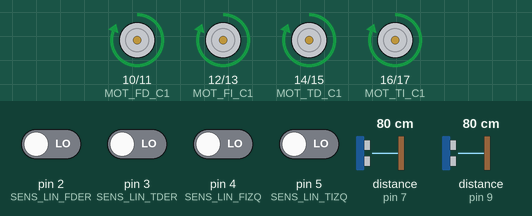
A sketch run on a simulated Arduino Uno, built with avr-gcc and run on an emulated ATmega328P. On the bench: motor-driver pin pairs drawn as motors (green arrow = first pin HIGH = forward, orange = second pin HIGH = backward, longer = more drive). Wiring (inferred from the names in the program): 2 × ultrasonic range finder: trigger pin 6, echo pin 7 / trigger pin 8, echo pin 9. The inputs (shaded band) are chosen by the test bench; at power-on: pin 2 (SENS_LIN_FDER), pin 3 (SENS_LIN_TDER), pin 4 (SENS_LIN_FIZQ), pin 5 (SENS_LIN_TIZQ) LOW, distance to the obstacle (sensors on pin 9, pin 7) 80 cm. The echo pulse lasts 58.3 µs per cm.

Above: at 6.2 s.
6.3 s: distance to the obstacle (sensor on pin 9) set to 8 cm
7.8 s: distance to the obstacle (sensor on pin 9) set to 5 cm
At 8.5 s:
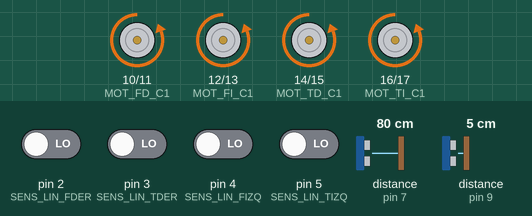
9.3 s: pin 3 (SENS_LIN_TDER) driven HIGH
At 11.01 s:
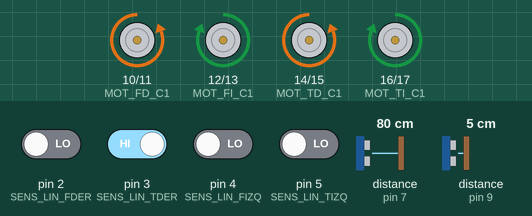
12.3 s: distance to the obstacle (sensor on pin 7) set to 2 cm
At 13.9 s:
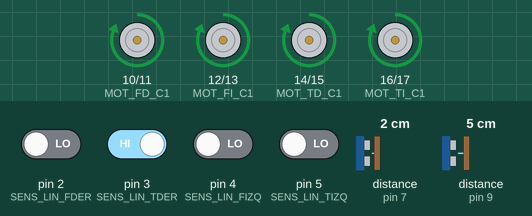
14.5 s: pin 4 (SENS_LIN_FIZQ) driven HIGH
At 15.7 s:
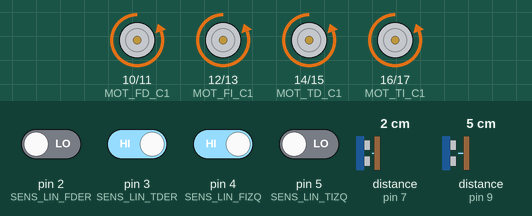
17.5 s: pin 4 (SENS_LIN_FIZQ) driven LOW
At 18.7 s:
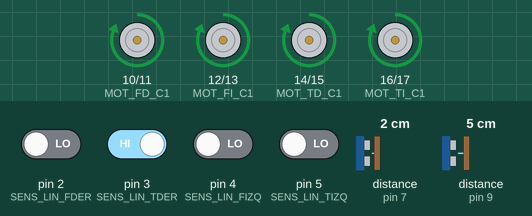
Timing chart, 0 to 20.5 s (numbered marks = the images above; inputs shaded):
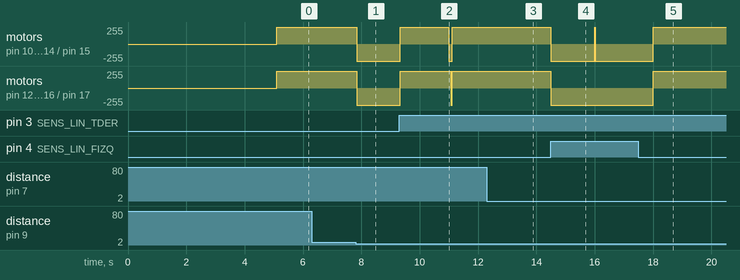

The sketch:

2ultrasonidos_prueba2_4motores.ino
```cpp
/****************************************************************************************************************
 * DESCRIPCION: Este programa hace mover al robot-sumo hacia adelante y cuando detecta que se esta por salir del
 *              tatami gira y vuelve a avanzar hacia adelante
 *              -IGNORA LOS SENSORES DE LINEA SI DETECTA ALGO EL ULTRASONIDO!
 *              -Implemento temporizadores en vez de delays gg
 *              -Contiene una interrupcion en el tiempo de giro si detecta al enemigo
 *              -INTENTO DE USO DE 2 ULTRASONIDOS CON REACCION A LINEAS DE BORDE SI LO EMPUJAN
 *
 * COMPONENTES:
 *    Arduino Uno.
 *    4 Sensor IR seguidor de línea.
 *    4 Motores DC con caja reductora.
 *    2 Doble puente H.
 *
 * ESTADO: EN PROCESO
 ****************************************************************************************************************/

//LIBRERIA PARA UTILIZAR EL Temporizador DE LA PLACA
#include <TimerOne.h>;

const int MOT_FD_C1 = 10;        // motor frente-derecho conector 1
const int MOT_FD_C2 = 11;        // motor frente-derecho conector 2
const int MOT_FI_C1 = 12;        // motor frente-izquierdo conector 1
const int MOT_FI_C2 = 13;        // motor frente-izquierdo conector 2
const int MOT_TD_C1 = 14;        // motor trasero-derecho conector 1
const int MOT_TD_C2 = 15;        // motor trasero-derecho conector 2
const int MOT_TI_C1 = 16;        // motor trasero-izquierdo conector 1
const int MOT_TI_C2 = 17;        // motor trasero-izquierdo conector 2
//salidas analogicas A0-A7 -- pines 14-22 ?

int SENS_LIN_FDER = 2;  //sensor de linea Frente-Derecho
int SENS_LIN_TDER = 3;  //sensor de linea Trasero-Derecho
int SENS_LIN_FIZQ = 4;  //sensor de linea Frente-Izquierdo
int SENS_LIN_TIZQ = 5;  //sensor de linea Trasero-Izquierdo

int SENS_ULTRASON_TRIGGER_1 = 6; //Pin digital 10 para el TRIGGER del sensor ultrasonido
int SENS_ULTRASON_ECHO_1 = 7;    //Pin digital 11 para el ECHO del sensor ultrasonido
int SENS_ULTRASON_TRIGGER_2 = 8; //Pin digital 10 para el TRIGGER del sensor ultrasonido
int SENS_ULTRASON_ECHO_2 = 9;    //Pin digital 11 para el ECHO del sensor ultrasonido

const int T_GIRO360 = 8; //tiempo que tarda en dar un giro completo 8 segundos -- aprox
const long DISTANCIA_VISION = 5; //distancia de condicion de movimiento para la deteccion del contrincante

//variable que utilizo para verificar cuando detecta contrincante delante o detras
int Flag_Enemy_Frente = 0;
int Flag_Enemy_Atras = 0;

const int LINEA_DETECTADA = 1; //DETECCION DE LINEA BLANCA = 0

//Variable para la interrupcion
volatile long int tempo=0;

void setup()
{
  //seteo pines de entrada de motores, sensores de linea y ultrasonido
  pinMode(MOT_FD_C1, OUTPUT);
  pinMode(MOT_FD_C2, OUTPUT);
  pinMode(MOT_FI_C1, OUTPUT);
  pinMode(MOT_FI_C2, OUTPUT);
  pinMode(MOT_TD_C1, OUTPUT);
  pinMode(MOT_TD_C2, OUTPUT);
  pinMode(MOT_TI_C1, OUTPUT);
  pinMode(MOT_TI_C2, OUTPUT);

  pinMode(SENS_LIN_FDER, INPUT);
  pinMode(SENS_LIN_TDER, INPUT);
  pinMode(SENS_LIN_FIZQ, INPUT);
  pinMode(SENS_LIN_TIZQ, INPUT);

  pinMode(SENS_ULTRASON_TRIGGER_1, OUTPUT);
  pinMode(SENS_ULTRASON_ECHO_1, INPUT);
  digitalWrite(SENS_ULTRASON_TRIGGER_1, LOW);//Inicializamos el pin con 0

  pinMode(SENS_ULTRASON_TRIGGER_2, OUTPUT);
  pinMode(SENS_ULTRASON_ECHO_2, INPUT);
  digitalWrite(SENS_ULTRASON_TRIGGER_2, LOW);//Inicializamos el pin con 0

  Timer1.initialize(1000000);            //configura el timer en 1 segundo
  //1000000 microsegundos = 1 segundo
  Timer1.attachInterrupt(Temporizador);   //configura la interrupcion del timer

  delay(5000); //5 segundos iniciales de quietud
}

void loop()
{
  for(;;)
  {
    checkEnemy();
  }
}

void maquinaEstados(char comando)
{
  switch(comando)
  {
    case 'm':                           //el robot avanza.
      marcha(MOT_FD_C1,MOT_FD_C2);
      marcha(MOT_FI_C1,MOT_FI_C2);
      marcha(MOT_TD_C1,MOT_TD_C2);
      marcha(MOT_TI_C1,MOT_TI_C2);
      break;
    case 'c':                           //el robot retrocede.
      contramarcha(MOT_FD_C1,MOT_FD_C2);
      contramarcha(MOT_FI_C1,MOT_FI_C2);
      contramarcha(MOT_TD_C1,MOT_TD_C2);
      contramarcha(MOT_TI_C1,MOT_TI_C2);
      break;
    case 's':                           //el robot se detiene
      parada(MOT_FD_C1,MOT_FD_C2);
      parada(MOT_FI_C1,MOT_FI_C2);
      parada(MOT_TD_C1,MOT_TD_C2);
      parada(MOT_TI_C1,MOT_TI_C2);
      break;
    case 'd':                           //el motor der avanza, izq retrocede
      giroDer(MOT_FD_C1,MOT_FD_C2,MOT_FI_C1,MOT_FI_C2);
      giroDer(MOT_TD_C1,MOT_TD_C2,MOT_TI_C1,MOT_TI_C2);
      break;
    case 'i':                           //el motor izq avanza, der retrocede
      giroIzq(MOT_FD_C1,MOT_FD_C2,MOT_FI_C1,MOT_FI_C2);
      giroIzq(MOT_TD_C1,MOT_TD_C2,MOT_TI_C1,MOT_TI_C2);
      break;
    default:                            //el robot se detiene
      parada(MOT_FD_C1,MOT_FD_C2);
      parada(MOT_FI_C1,MOT_FI_C2);
      parada(MOT_TD_C1,MOT_TD_C2);
      parada(MOT_TI_C1,MOT_TI_C2);
      break;
  }
}

void marcha(int b1,int b2)
{
  digitalWrite(b1, HIGH);
  digitalWrite(b2, LOW);
}

void contramarcha(int b1, int b2)
{
  digitalWrite(b1, LOW);
  digitalWrite(b2, HIGH);
}

void parada(int b1, int b2)
{
  digitalWrite(b1, LOW);
  digitalWrite(b2, LOW);
}

void giroIzq(int b1, int b2, int b3, int b4)
{
  contramarcha(b1,b2); //motor1 - izq
  marcha(b3,b4); //motor2 - der
}

void giroDer(int b1, int b2, int b3, int b4)
{
  marcha(b1,b2); //motor1 - izq
  contramarcha(b3,b4); //motor2 - der
}

long medirDistancia(int trigger, int echo)
{
  long t; //tiempo que demora en llegar el eco
  long d; //distancia en centimetros

  digitalWrite(trigger, HIGH);
  delayMicroseconds(10);                      //Enviamos un pulso de 10us
  digitalWrite(trigger, LOW);

  t = pulseIn(echo, HIGH);                    //obtenemos el ancho del pulso
  // 1/59 = 0.0169492
  d = t * 0.0169492;                          //escalamos el tiempo a una distancia en cm

  return d;
}

//calculo de promedio de 10 distancias sensadas por el ultrasonido
long promedioDistancia(int trigger, int echo)
{
  long distancia;
  long distancia_total = 0;

  for(int i = 10 ; i>0; i--)
  {
    distancia = medirDistancia(trigger, echo);
    distancia_total = distancia_total + distancia;
  }
  // 1/10 = 0.1
  return (distancia_total * 0.1);
 }

//busqueda del contrincante
void checkEnemy()
{
  if(promedioDistancia(SENS_ULTRASON_TRIGGER_1, SENS_ULTRASON_ECHO_1) <= DISTANCIA_VISION) // el ring tiene un area de 175cm o 154cm -- alrededor hay 100cm vacio
  {
    maquinaEstados('m');
    Flag_Enemy_Frente = 1;
    Flag_Enemy_Atras = 0;
    checkSensorLineaEnemigoFrente();
  }
  else
  {
    if(promedioDistancia(SENS_ULTRASON_TRIGGER_2, SENS_ULTRASON_ECHO_2) <= DISTANCIA_VISION)
    {
      maquinaEstados('c');
      Flag_Enemy_Frente = 0;
      Flag_Enemy_Atras = 1;
      checkSensorLineaEnemigoAtras();
    }
    else
    {
      if(checkSenLineaTodos() == LINEA_DETECTADA)
      {
        maquinaEstados('s');
        checkSensorLinea();
      }
      else
      {
        if(Flag_Enemy_Atras == 1)
        {
          maquinaEstados('c');
        }
        else
        {
          maquinaEstados('m');
        }
      }
    }
  }
}

int checkSenLineaTodos() //VERIFICO SI ALGUN SENSOR DETECTA ALGO
{
  int sensor1, sensor2, sensor3, sensor4;
  sensor1 = leerSensorLinea(SENS_LIN_FDER);
  sensor2 = leerSensorLinea(SENS_LIN_TDER);
  sensor3 = leerSensorLinea(SENS_LIN_FIZQ);
  sensor4 = leerSensorLinea(SENS_LIN_TIZQ);

  if(LINEA_DETECTADA == 0)
  {
    return (sensor1 & sensor2 & sensor3 & sensor4); //linea_cerca = 0 significa LINEA BLANCA CERCA AHHHH CORRAN
  }
  else //caso en el que usemos COLORES INVERTIDOS
  {
    return (sensor1 | sensor2 | sensor3 | sensor4);
  }
}

//leo sensor de linea
int leerSensorLinea(int sensor)
{
  int value = 1;
  value = digitalRead(sensor);
  return value;
}

void checkSensorLineaEnemigoFrente()
{
  if(leerSensorLinea(SENS_LIN_FDER) == LINEA_DETECTADA)
  {
    reaccionFrenteDer();
  }
  else
  {
    if(leerSensorLinea(SENS_LIN_FIZQ) == LINEA_DETECTADA)
    {
      reaccionFrenteIzq();
    }
  }
}

void checkSensorLineaEnemigoAtras()
{
  if(leerSensorLinea(SENS_LIN_TDER) == LINEA_DETECTADA)
  {
    reaccionTraseroDer();
  }
    else
    {
      if(leerSensorLinea(SENS_LIN_TIZQ) == LINEA_DETECTADA)
      {
        reaccionTraseroIzq();
      }
    }
}

//verifico cual sensor detecto la linea blanca
void checkSensorLinea()
{
  if(leerSensorLinea(SENS_LIN_FDER) == LINEA_DETECTADA)
  {
    reaccionFrenteDer();
  }
  else
  {
    if(leerSensorLinea(SENS_LIN_FIZQ) == LINEA_DETECTADA)
    {
      reaccionFrenteIzq();
    }
    else
    {
      if(leerSensorLinea(SENS_LIN_TDER) == LINEA_DETECTADA)
      {
        reaccionTraseroDer();
      }
      else
      {
        if(leerSensorLinea(SENS_LIN_TIZQ) == LINEA_DETECTADA)
        {
          reaccionTraseroIzq();
        }
      }
    }
  }
}

//reaccion a sensor frente-derecho
void reaccionFrenteDer()
{
  if(Flag_Enemy_Atras<1) //si no hay enemigo detras, se detecta una linea de borde
  {
    maquinaEstados('c');
    tiempoEspera_SIN_Interrup(2);
    maquinaEstados('i');
    tiempoEsperaConInterrup(tiempoGiro(135));
    maquinaEstados('m');
  }
  else
  {
    maquinaEstados('d');
    while(promedioDistancia(SENS_ULTRASON_TRIGGER_2, SENS_ULTRASON_ECHO_2) <= DISTANCIA_VISION)
    {
      //mientras que se detecte el enemigo detras, debe girar para no caerse
    }
    maquinaEstados('c');
  }
}

//reaccion a sensor frente-izquierdo
void reaccionFrenteIzq()
{
  if(Flag_Enemy_Atras<1) //si no hay enemigo detras, se detecta una linea de borde
  {
    maquinaEstados('c');
    tiempoEspera_SIN_Interrup(2);
    maquinaEstados('d');
    tiempoEsperaConInterrup(tiempoGiro(135));
    maquinaEstados('m');
  }
  else
  {
    maquinaEstados('i');
    while(promedioDistancia(SENS_ULTRASON_TRIGGER_2, SENS_ULTRASON_ECHO_2) <= DISTANCIA_VISION)
    {
      //mientras que se detecte el enemigo detras, debe girar para safarse
    }
    maquinaEstados('c');
  }
}

//reaccion a sensor trasero-derecho
void reaccionTraseroDer()
{
  if(Flag_Enemy_Frente<1) //si no hay enemigo adelante, se detecta una linea de borde
  {
    maquinaEstados('m');
    tiempoEspera_SIN_Interrup(2);
    maquinaEstados('i');
    tiempoEsperaConInterrup(tiempoGiro(135));
    maquinaEstados('c');
  }
  else
  {
    maquinaEstados('d');
    while(promedioDistancia(SENS_ULTRASON_TRIGGER_1, SENS_ULTRASON_ECHO_1) <= DISTANCIA_VISION)
    {
      //mientras que se detecte el enemigo detras, debe girar para safarse
    }
    maquinaEstados('m');
  }
}

//reaccion a sensor trasero-izquierdo
void reaccionTraseroIzq()
{
  if(Flag_Enemy_Frente<1) //si no hay enemigo adelante, se detecta una linea de borde
  {
    maquinaEstados('m');
    tiempoEspera_SIN_Interrup(2);
    maquinaEstados('d');
    tiempoEsperaConInterrup(tiempoGiro(135));
    maquinaEstados('c');
  }
  else
  {
    maquinaEstados('i');
    while(promedioDistancia(SENS_ULTRASON_TRIGGER_1, SENS_ULTRASON_ECHO_1) <= DISTANCIA_VISION)
    {
      //mientras que se detecte el enemigo detras, debe girar para safarse
    }
    maquinaEstados('m');
  }
}

int tiempoGiro(int angulo) //calculo el tiempo que requiere el robot para girar cierto angulo
{
  //REGLA DE 3 SIMPLES --- esto capaz podria estar en una funcion aparte
  // 1/360 = 0.00277778
  return ((angulo * 0.00277778) * T_GIRO360);
}

void Temporizador()
{
  //incremento el timer
  tempo++;
  //reseteo el contador cuando llega a 1000 segundos -- por si acaso para que no se desborde
  if (tempo>1000)
    tempo=0;
}

void tiempoEsperaConInterrup(int segundos)
{
  long int tiempo_actual;
  //asigno tiempo actual del temporizador "tempo" a la variable
  tiempo_actual=tempo;

  while ((tempo-tiempo_actual) < segundos)
  {
    if(promedioDistancia(SENS_ULTRASON_TRIGGER_1, SENS_ULTRASON_ECHO_1) <= DISTANCIA_VISION)
    {
      maquinaEstados('m');
      break;
    }
    if(promedioDistancia(SENS_ULTRASON_TRIGGER_2, SENS_ULTRASON_ECHO_2) <= DISTANCIA_VISION)
    {
      maquinaEstados('c');
      break;
    }
  }
}

void tiempoEspera_SIN_Interrup(int segundos)
{
  long int tiempo_actual;
  //asigno tiempo actual del temporizador "tempo" a la variable
  tiempo_actual=tempo;

  while ((tempo-tiempo_actual) < segundos)
  {
     //waiting
  }
}
```

Measured:
- the behaviour switches between 7 and 6 cm on distance to the obstacle (sensor on pin 9) (found by bisection; images 0 and 1)
- after the input at 6.3 s, every drawn part: stays the same
- after the input at 7.8 s, motor on pin 10 (MOT_FD_C1) / pin 11 (MOT_FD_C2), motor on pin 12 (MOT_FI_C1) / pin 13 (MOT_FI_C2), motor on pin 14 (MOT_TD_C1) / pin 15 (MOT_TD_C2), motor on pin 16 (MOT_TI_C1) / pin 17 (MOT_TI_C2): forward 255/255 → backward 255/255 at once
- after the input at 9.3 s, motor on pin 10 (MOT_FD_C1) / pin 11 (MOT_FD_C2): backward 255/255 → forward 255/255 at once, → backward 255/255 1.7 s later, → forward 255/255 0.12 s later; motor on pin 12 (MOT_FI_C1) / pin 13 (MOT_FI_C2): backward 255/255 → forward 255/255 at once
- after the input at 12.3 s, motor on pin 10 (MOT_FD_C1) / pin 11 (MOT_FD_C2): stays forward 255/255 (without the input it goes to backward 255/255 after 0.70 s); motor on pin 12 (MOT_FI_C1) / pin 13 (MOT_FI_C2): stays forward 255/255 (without the input it goes to backward 255/255 after 0.76 s)
- after the input at 14.5 s, motor on pin 10 (MOT_FD_C1) / pin 11 (MOT_FD_C2), motor on pin 12 (MOT_FI_C1) / pin 13 (MOT_FI_C2), motor on pin 14 (MOT_TD_C1) / pin 15 (MOT_TD_C2), motor on pin 16 (MOT_TI_C1) / pin 17 (MOT_TI_C2): forward 255/255 → backward 255/255 at once
- after the input at 17.5 s, motor on pin 10 (MOT_FD_C1) / pin 11 (MOT_FD_C2), motor on pin 14 (MOT_TD_C1) / pin 15 (MOT_TD_C2): goes on until 18.0 s, then stays forward 255/255; motor on pin 12 (MOT_FI_C1) / pin 13 (MOT_FI_C2), motor on pin 16 (MOT_TI_C1) / pin 17 (MOT_TI_C2): backward 255/255 → forward 255/255 after 0.51 s
